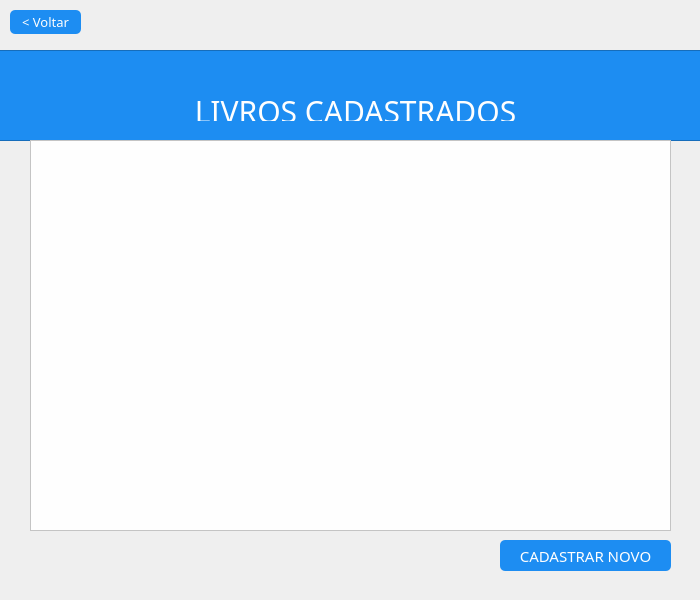
<?xml version="1.0" encoding="UTF-8"?>
<ui version="4.0">
 <class>telaListaLivros</class>
 <widget class="QDialog" name="telaListaLivros">
  <property name="geometry">
   <rect>
    <x>0</x>
    <y>0</y>
    <width>700</width>
    <height>600</height>
   </rect>
  </property>
  <property name="sizePolicy">
   <sizepolicy hsizetype="Fixed" vsizetype="Fixed">
    <horstretch>0</horstretch>
    <verstretch>0</verstretch>
   </sizepolicy>
  </property>
  <property name="minimumSize">
   <size>
    <width>700</width>
    <height>600</height>
   </size>
  </property>
  <property name="maximumSize">
   <size>
    <width>700</width>
    <height>600</height>
   </size>
  </property>
  <property name="sizeIncrement">
   <size>
    <width>0</width>
    <height>0</height>
   </size>
  </property>
  <property name="windowTitle">
   <string>BIBLIOTECA</string>
  </property>
  <property name="windowIcon">
   <iconset resource="arquivos.qrc">
    <normaloff>:/images/images/icone.ico</normaloff>:/images/images/icone.ico</iconset>
  </property>
  <widget class="QLabel" name="label_6">
   <property name="geometry">
    <rect>
     <x>310</x>
     <y>10</y>
     <width>70</width>
     <height>70</height>
    </rect>
   </property>
   <property name="maximumSize">
    <size>
     <width>70</width>
     <height>70</height>
    </size>
   </property>
   <property name="text">
    <string/>
   </property>
   <property name="pixmap">
    <pixmap resource="arquivos.qrc">:/images/images/333.png</pixmap>
   </property>
   <property name="scaledContents">
    <bool>true</bool>
   </property>
  </widget>
  <widget class="QPushButton" name="voltar_btn">
   <property name="geometry">
    <rect>
     <x>10</x>
     <y>10</y>
     <width>71</width>
     <height>24</height>
    </rect>
   </property>
   <property name="cursor">
    <cursorShape>PointingHandCursor</cursorShape>
   </property>
   <property name="focusPolicy">
    <enum>Qt::NoFocus</enum>
   </property>
   <property name="styleSheet">
    <string notr="true">QPushButton{font-size: 13px;
border-radius: 5px;
background-color:#1d8df2;
color: #fefefe;
font-family:Franklin Gothic Heavy;}

:hover{
background-color:#10a7f7;}
</string>
   </property>
   <property name="text">
    <string>&lt; Voltar</string>
   </property>
  </widget>
  <widget class="QTableView" name="livros_tbw">
   <property name="geometry">
    <rect>
     <x>30</x>
     <y>140</y>
     <width>641</width>
     <height>391</height>
    </rect>
   </property>
   <property name="styleSheet">
    <string notr="true">background-color:#fefefe;
color:#303030;
font-size:15px;</string>
   </property>
   <property name="sizeAdjustPolicy">
    <enum>QAbstractScrollArea::AdjustToContentsOnFirstShow</enum>
   </property>
   <property name="editTriggers">
    <set>QAbstractItemView::AnyKeyPressed|QAbstractItemView::DoubleClicked|QAbstractItemView::EditKeyPressed</set>
   </property>
  </widget>
  <widget class="QPushButton" name="cadNovo_btn">
   <property name="geometry">
    <rect>
     <x>500</x>
     <y>540</y>
     <width>171</width>
     <height>31</height>
    </rect>
   </property>
   <property name="cursor">
    <cursorShape>PointingHandCursor</cursorShape>
   </property>
   <property name="focusPolicy">
    <enum>Qt::NoFocus</enum>
   </property>
   <property name="styleSheet">
    <string notr="true">QPushButton{font-size: 15px;
border-radius: 5px;
background-color:#1d8df2;
color: #fefefe;
font-family:Franklin Gothic Heavy;}

:hover{
background-color:#10a7f7;}
</string>
   </property>
   <property name="text">
    <string>CADASTRAR NOVO</string>
   </property>
  </widget>
  <widget class="QFrame" name="frame">
   <property name="geometry">
    <rect>
     <x>-10</x>
     <y>50</y>
     <width>721</width>
     <height>91</height>
    </rect>
   </property>
   <property name="styleSheet">
    <string notr="true">background-color:#1d8df2;
color:#fefefe;</string>
   </property>
   <property name="frameShape">
    <enum>QFrame::StyledPanel</enum>
   </property>
   <property name="frameShadow">
    <enum>QFrame::Raised</enum>
   </property>
   <widget class="QLabel" name="login_2">
    <property name="geometry">
     <rect>
      <x>140</x>
      <y>40</y>
      <width>451</width>
      <height>31</height>
     </rect>
    </property>
    <property name="styleSheet">
     <string notr="true">font-family:Franklin Gothic Heavy;
font-size:30px;
color:#fefefe;
</string>
    </property>
    <property name="text">
     <string>LIVROS CADASTRADOS</string>
    </property>
    <property name="textFormat">
     <enum>Qt::PlainText</enum>
    </property>
    <property name="alignment">
     <set>Qt::AlignCenter</set>
    </property>
    <property name="textInteractionFlags">
     <set>Qt::TextSelectableByMouse</set>
    </property>
   </widget>
  </widget>
  <zorder>frame</zorder>
  <zorder>label_6</zorder>
  <zorder>voltar_btn</zorder>
  <zorder>livros_tbw</zorder>
  <zorder>cadNovo_btn</zorder>
 </widget>
 <resources>
  <include location="arquivos.qrc"/>
 </resources>
 <connections/>
</ui>
